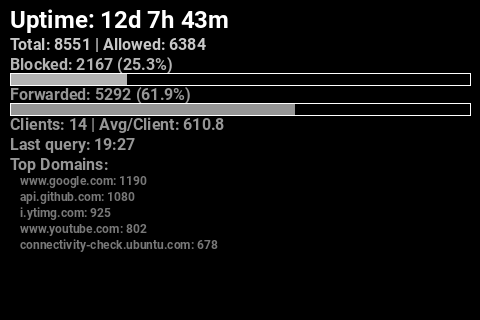

Generate this figure with Python:
#!/usr/bin/env python3
import time
import sqlite3
from PIL import Image, ImageDraw, ImageFont
from datetime import datetime, timedelta

# --- CONFIGURATION ---
FB_DEV = "/dev/fb1"        # Framebuffer device
WIDTH = 480
HEIGHT = 320
DB_PATH = "/etc/pihole/pihole-FTL.db"
UPDATE_INTERVAL = 5        # seconds

# --- FONTS (Roboto) ---
font_small  = ImageFont.truetype("/usr/share/fonts/truetype/roboto/Roboto-Bold.ttf", 12)
font_medium = ImageFont.truetype("/usr/share/fonts/truetype/roboto/Roboto-Bold.ttf", 16)
font_large  = ImageFont.truetype("/usr/share/fonts/truetype/roboto/Roboto-Bold.ttf", 24)

# --- UTILITY FUNCTIONS ---
def draw_text_left(draw, text, y, font, color, x=10):
    draw.text((x, y), text, fill=color, font=font)

def draw_bar(draw, y, percent, color=(255, 255, 255), height=12, margin=10):
    bar_width = int((WIDTH - 2*margin) * percent / 100)
    draw.rectangle((margin, y, margin + bar_width, y + height), fill=color)
    draw.rectangle((margin, y, WIDTH - margin, y + height), outline=(255, 255, 255))

# --- GET SYSTEM UPTIME ---
def get_uptime():
    try:
        with open("/proc/uptime", "r") as f:
            uptime_sec = float(f.readline().split()[0])
            td = timedelta(seconds=int(uptime_sec))
            days = td.days
            hours, remainder = divmod(td.seconds, 3600)
            minutes = remainder // 60
            return f"{days}d {hours}h {minutes}m"
    except:
        return "N/A"

# --- GET PI-HOLE STATS ---
def get_stats():
    stats = {}
    try:
        conn = sqlite3.connect(DB_PATH)
        cursor = conn.cursor()

        # Total, blocked, forwarded, last query
        cursor.execute("""
            SELECT
                COUNT(*) AS total,
                SUM(CASE WHEN status = 1 THEN 1 ELSE 0 END) AS blocked,
                SUM(CASE WHEN type = 1 THEN 1 ELSE 0 END) AS forwarded,
                MAX(timestamp) AS last_query
            FROM queries
            WHERE timestamp >= strftime('%s', 'now', 'start of day');
        """)
        row = cursor.fetchone()
        total, blocked, forwarded, last_query = row
        stats["queries"] = total
        stats["blocked"] = blocked
        stats["forwarded"] = forwarded
        stats["allowed"] = total - blocked
        stats["blocked_percent"] = (blocked / total * 100) if total > 0 else 0
        stats["forwarded_percent"] = (forwarded / total * 100) if total > 0 else 0
        stats["last_query"] = datetime.fromtimestamp(last_query).strftime("%H:%M") if last_query else "N/A"

        # Unique clients
        cursor.execute("""
            SELECT COUNT(DISTINCT client) FROM queries
            WHERE timestamp >= strftime('%s', 'now', 'start of day');
        """)
        stats["clients"] = cursor.fetchone()[0]
        stats["avg_per_client"] = stats["queries"] / stats["clients"] if stats["clients"] > 0 else 0

        # Top 5 domains
        cursor.execute("""
            SELECT domain, COUNT(*) as cnt
            FROM queries
            WHERE timestamp >= strftime('%s', 'now', 'start of day')
            GROUP BY domain
            ORDER BY cnt DESC
            LIMIT 5;
        """)
        stats["top_domains"] = cursor.fetchall()

        conn.close()
        return stats
    except Exception as e:
        print("Error reading DB:", e)
        return None

# --- DRAW DASHBOARD ---
def draw_screen(stats):
    img = Image.new("RGB", (WIDTH, HEIGHT), "black")
    draw = ImageDraw.Draw(img)
    y = 5

    # Uptime
    uptime = get_uptime()
    draw_text_left(draw, f"Uptime: {uptime}", y, font_large, (255, 255, 255))
    y += 30

    if stats:
        draw_text_left(draw, f"Total: {stats['queries']} | Allowed: {stats['allowed']}", y, font_medium, (200, 200, 200))
        y += 20
        draw_text_left(draw, f"Blocked: {stats['blocked']} ({stats['blocked_percent']:.1f}%)", y, font_medium, (180, 180, 180))
        draw_bar(draw, y + 18, stats['blocked_percent'], color=(180, 180, 180))
        y += 30
        draw_text_left(draw, f"Forwarded: {stats['forwarded']} ({stats['forwarded_percent']:.1f}%)", y, font_medium, (150, 150, 150))
        draw_bar(draw, y + 18, stats['forwarded_percent'], color=(150, 150, 150))
        y += 30
        draw_text_left(draw, f"Clients: {stats['clients']} | Avg/Client: {stats['avg_per_client']:.1f}", y, font_medium, (150, 150, 150))
        y += 20
        draw_text_left(draw, f"Last query: {stats['last_query']}", y, font_medium, (150, 150, 150))
        y += 20
        draw_text_left(draw, "Top Domains:", y, font_medium, (150, 150, 150))
        y += 18
        for domain, count in stats["top_domains"]:
            draw_text_left(draw, f"{domain}: {count}", y, font_small, (120, 120, 120), x=20)
            y += 16
    else:
        draw_text_left(draw, "DB Read Error", HEIGHT//2, font_medium, (255, 255, 255))

    return img

# --- WRITE TO FRAMEBUFFER ---
def write_fb(img):
    img = img.convert("RGB")
    with open(FB_DEV, "wb") as f:
        for y in range(HEIGHT):
            for x in range(WIDTH):
                r, g, b = img.getpixel((x, y))
                rgb565 = ((r & 0xF8) << 8) | ((g & 0xFC) << 3) | (b >> 3)
                f.write(rgb565.to_bytes(2, byteorder="little"))

# --- MAIN LOOP ---
if __name__ == "__main__":
    while True:
        stats = get_stats()
        img = draw_screen(stats)
        write_fb(img)
        time.sleep(UPDATE_INTERVAL)
